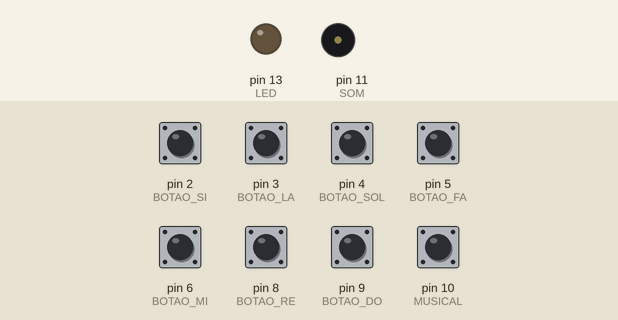
Simulated run of this sketch. Board: Arduino Uno, built with avr-gcc and run on an emulated ATmega328P. Shown: output pins drawn as LEDs (lit = HIGH), buzzer (waves = sounding). The test bench sets the inputs (shaded band); at power-on: pin 2 (BOTAO_SI), pin 3 (BOTAO_LA), pin 4 (BOTAO_SOL), pin 5 (BOTAO_FA), pin 6 (BOTAO_MI), pin 8 (BOTAO_RE), pin 9 (BOTAO_DO), pin 10 (MUSICAL) HIGH.

Above: at 1.2 s.
1.3 s: pin 10 (MUSICAL) pulled LOW for 0.15 s
At 6.7 s:
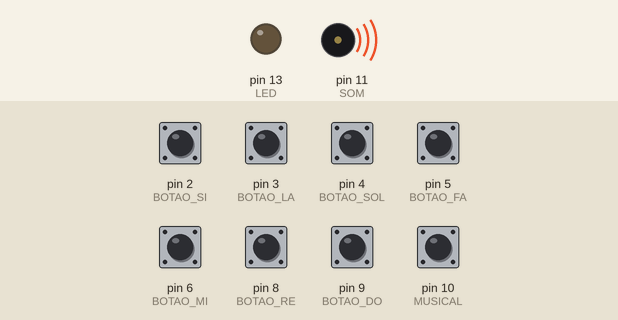
Timing chart, 0 to 10.3 s (numbered marks = the images above; inputs shaded):
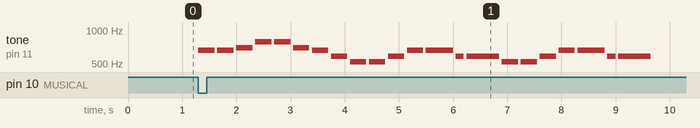

The sketch:

Piano.ino
```cpp
int SOM = 11;
int LED = 13;

int BOTAO_DO = 9;
int BOTAO_RE = 8;
int BOTAO_MI = 6;
int BOTAO_FA = 5;
int BOTAO_SOL = 4;
int BOTAO_LA = 3;
int BOTAO_SI = 2;

#define NOTA_DO 523
#define NOTA_RE 587
#define NOTA_MI 659
#define NOTA_FA 698
#define NOTA_SOL 784
#define NOTA_LA 880
#define NOTA_SI 988

int MUSICAL = 10;

void setup() {

  for (int i = 2; i <= 10; i++) {
    pinMode(i, INPUT_PULLUP);
  }
  pinMode(SOM, OUTPUT);
  pinMode(LED, OUTPUT);
}

void loop() {

  if (digitalRead(MUSICAL) == LOW) {

    tone(SOM, NOTA_MI, 300);
    delay(350);

    tone(SOM, NOTA_MI, 300);
    delay(350);

    tone(SOM, NOTA_FA, 300);
    delay(350);

    tone(SOM, NOTA_SOL, 300);
    delay(350);

    tone(SOM, NOTA_SOL, 300);
    delay(350);

    tone(SOM, NOTA_FA, 300);
    delay(350);

    tone(SOM, NOTA_MI, 300);
    delay(350);

    tone(SOM, NOTA_RE, 300);
    delay(350);

    tone(SOM, NOTA_DO, 300);
    delay(350);

    tone(SOM, NOTA_DO, 300);
    delay(350);

    tone(SOM, NOTA_RE, 300);
    delay(350);

    tone(SOM, NOTA_MI, 300);
    delay(350);

    tone(SOM, NOTA_MI, 500);
    delay(550);

    tone(SOM, NOTA_RE, 150);
    delay(200);

    tone(SOM, NOTA_RE, 600);
    delay(650);

    tone(SOM, NOTA_DO, 300);
    delay(350);

    tone(SOM, NOTA_DO, 300);
    delay(350);

    tone(SOM, NOTA_RE, 300);
    delay(350);

    tone(SOM, NOTA_MI, 300);
    delay(350);

    tone(SOM, NOTA_MI, 500);
    delay(550);

    tone(SOM, NOTA_RE, 150);
    delay(200);

    tone(SOM, NOTA_RE, 600);
    delay(650);

  } else {
    noTone(SOM);
  }

  while (digitalRead(BOTAO_DO) == LOW) {
    tone(SOM, NOTA_DO, 300);
    digitalWrite(LED, HIGH);
  }
  digitalWrite(LED, LOW);

  while (digitalRead(BOTAO_RE) == LOW) {
    tone(SOM, NOTA_RE, 300);
    digitalWrite(LED, HIGH);
  }
  digitalWrite(LED, LOW);

  while (digitalRead(BOTAO_MI) == LOW) {
    tone(SOM, NOTA_MI, 300);
    digitalWrite(LED, HIGH);
  }
  digitalWrite(LED, LOW);

  while (digitalRead(BOTAO_FA) == LOW) {
    tone(SOM, NOTA_FA, 300);
    digitalWrite(LED, HIGH);
  }
  digitalWrite(LED, LOW);

  while (digitalRead(BOTAO_SOL) == LOW) {
    tone(SOM, NOTA_SOL, 300);
    digitalWrite(LED, HIGH);
  }
  digitalWrite(LED, LOW);

  while (digitalRead(BOTAO_LA) == LOW) {
    tone(SOM, NOTA_LA, 300);
    digitalWrite(LED, HIGH);
  }
  digitalWrite(LED, LOW);

  while (digitalRead(BOTAO_SI) == LOW) {
    tone(SOM, NOTA_SI, 300);
    digitalWrite(LED, HIGH);
  }
  digitalWrite(LED, LOW);
}
```

Measured:
- after the input at 1.3 s, tone on pin 11 (SOM): plays 659 Hz for 0.30 s, 659 Hz for 0.30 s, 698 Hz for 0.30 s, 784 Hz for 0.30 s, 784 Hz for 0.30 s, 698 Hz for 0.30 s … (22 notes in this stretch), starting at once
